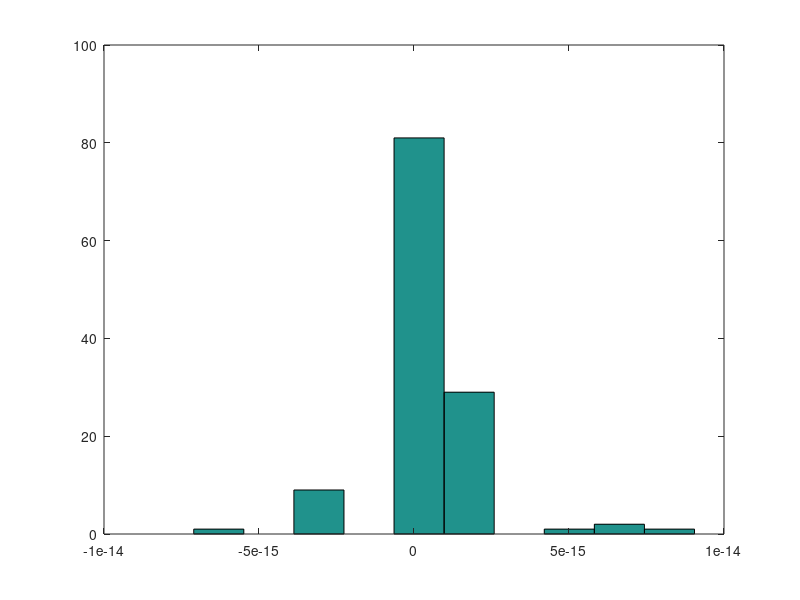

MATLAB code for this plot:
% Author: Anand Chandrasekhar

% Use this code for learning how to use the exponential fitting cuve
% Model of the exponential curve
% P(x) = P_inf + P0 * exp( - (x/Tau) )

clear;clc; close; 

% Sampling Frequency
Fs      = 250;

% Time constant
Tau     = [0.1, 0.5, 0.3, 0.2, 0.4];
t       = [0,   0.1, 0.2, 0.3, 0.4, 0.5];

% P infinite
P_inf   = 0;

% P vector function
P_fun   = @(t, P_inf, P0, T0, Tau) P_inf + (P0 - P_inf) * exp( - (t - T0)/Tau ); 
P       = [];
T       = [];
Tau_i   = [];
P0      = 10;
T0      = 0;
PA      = P0;
TA      = T0;

for i = 1:length(Tau)
    T_cal  	= (t(i)+1/Fs:1/Fs:t(i+1))'; 
    P_calc  = P_fun(T_cal, P_inf, PA, TA, Tau(i));
    P       = [P; P_calc];
    T       = [T; T_cal];
    Tau_i   = [Tau_i; ones(length(T_cal), 1)*Tau(i)];
    PA      = P_calc(end);
    TA      = T_cal(end);
end

Sum_Tau     = 0;    
for i = 1:length(P)    
    Sum_Tau     = Sum_Tau + 1/Tau_i(i); 
    P1(i, 1)    = P_inf + (P0 - P_inf) * exp( -(T(i) - T0)* Sum_Tau/i);
    S_Tau(i, 1) = Sum_Tau/i;
end

Est_S_Tau       = log( (P0 - P_inf)./ (P - P_inf) ) ./ (T - T0);
i_array         = (1:length(Est_S_Tau))';  

Est_sum_Tau     = S_Tau .* i_array;
diff_sum_Tau    = [nan; diff(Est_sum_Tau)];
Est_Tau         = 1./diff_sum_Tau; 
hist(Est_Tau- Tau_i);

